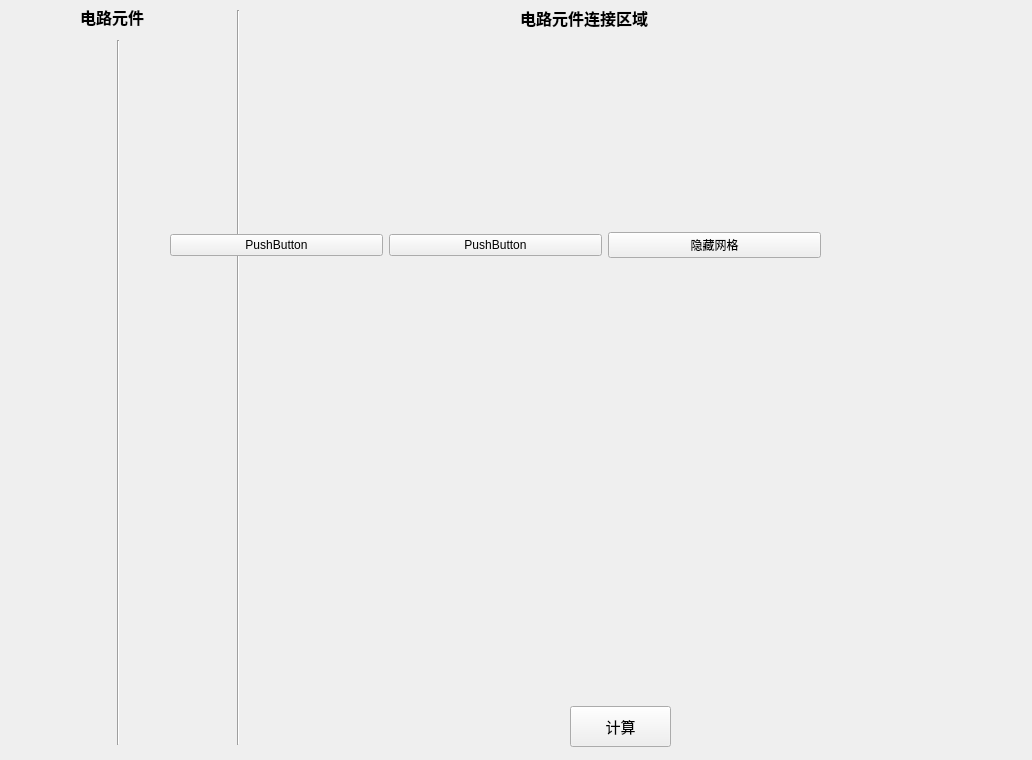
<?xml version="1.0" encoding="UTF-8"?>
<ui version="4.0">
 <class>MainWindow</class>
 <widget class="QMainWindow" name="MainWindow">
  <property name="geometry">
   <rect>
    <x>0</x>
    <y>0</y>
    <width>1032</width>
    <height>760</height>
   </rect>
  </property>
  <property name="windowTitle">
   <string>电路仿真软件</string>
  </property>
  <property name="styleSheet">
   <string notr="true"/>
  </property>
  <widget class="QWidget" name="centralwidget">
   <widget class="Line" name="line">
    <property name="geometry">
     <rect>
      <x>230</x>
      <y>10</y>
      <width>16</width>
      <height>735</height>
     </rect>
    </property>
    <property name="orientation">
     <enum>Qt::Vertical</enum>
    </property>
   </widget>
   <widget class="QLabel" name="labelBase">
    <property name="geometry">
     <rect>
      <x>80</x>
      <y>6</y>
      <width>91</width>
      <height>21</height>
     </rect>
    </property>
    <property name="font">
     <font>
      <family>Aharoni</family>
      <pointsize>12</pointsize>
      <weight>75</weight>
      <bold>true</bold>
     </font>
    </property>
    <property name="styleSheet">
     <string notr="true"/>
    </property>
    <property name="text">
     <string>电路元件</string>
    </property>
   </widget>
   <widget class="QLabel" name="label_3">
    <property name="geometry">
     <rect>
      <x>520</x>
      <y>2</y>
      <width>181</width>
      <height>31</height>
     </rect>
    </property>
    <property name="font">
     <font>
      <family>Aharoni</family>
      <pointsize>12</pointsize>
      <weight>75</weight>
      <bold>true</bold>
     </font>
    </property>
    <property name="text">
     <string>电路元件连接区域</string>
    </property>
   </widget>
   <widget class="QPushButton" name="pushButton">
    <property name="geometry">
     <rect>
      <x>570</x>
      <y>706</y>
      <width>101</width>
      <height>41</height>
     </rect>
    </property>
    <property name="font">
     <font>
      <pointsize>11</pointsize>
     </font>
    </property>
    <property name="text">
     <string>计算</string>
    </property>
   </widget>
   <widget class="Line" name="line_2">
    <property name="geometry">
     <rect>
      <x>110</x>
      <y>40</y>
      <width>16</width>
      <height>705</height>
     </rect>
    </property>
    <property name="orientation">
     <enum>Qt::Vertical</enum>
    </property>
   </widget>
   <widget class="QWidget" name="">
    <property name="geometry">
     <rect>
      <x>170</x>
      <y>230</y>
      <width>651</width>
      <height>30</height>
     </rect>
    </property>
    <layout class="QHBoxLayout" name="horizontalLayout">
     <item>
      <widget class="QPushButton" name="pushButton_3">
       <property name="text">
        <string>PushButton</string>
       </property>
      </widget>
     </item>
     <item>
      <widget class="QPushButton" name="pushButton_2">
       <property name="text">
        <string>PushButton</string>
       </property>
      </widget>
     </item>
     <item>
      <widget class="QPushButton" name="pushButtonHindNet">
       <property name="font">
        <font>
         <pointsize>9</pointsize>
        </font>
       </property>
       <property name="text">
        <string>隐藏网格</string>
       </property>
      </widget>
     </item>
    </layout>
   </widget>
  </widget>
  <widget class="QMenuBar" name="menubar">
   <property name="geometry">
    <rect>
     <x>0</x>
     <y>0</y>
     <width>1032</width>
     <height>26</height>
    </rect>
   </property>
  </widget>
  <action name="actionDelet">
   <property name="text">
    <string>删除元件</string>
   </property>
  </action>
  <action name="actionRotateLeft90">
   <property name="text">
    <string>逆时针旋转90度</string>
   </property>
  </action>
  <action name="actionAddNode">
   <property name="text">
    <string>添加节点</string>
   </property>
  </action>
  <action name="actionSetParameter">
   <property name="text">
    <string>设置参数</string>
   </property>
  </action>
  <action name="actionDeletLine">
   <property name="text">
    <string>删除直线</string>
   </property>
  </action>
  <action name="actionDeletNode">
   <property name="text">
    <string>删除节点</string>
   </property>
  </action>
  <action name="actionEditNode">
   <property name="text">
    <string>编辑节点</string>
   </property>
  </action>
  <action name="actionOpenWindow">
   <property name="text">
    <string>打开窗口</string>
   </property>
  </action>
 </widget>
 <resources/>
 <connections/>
</ui>
